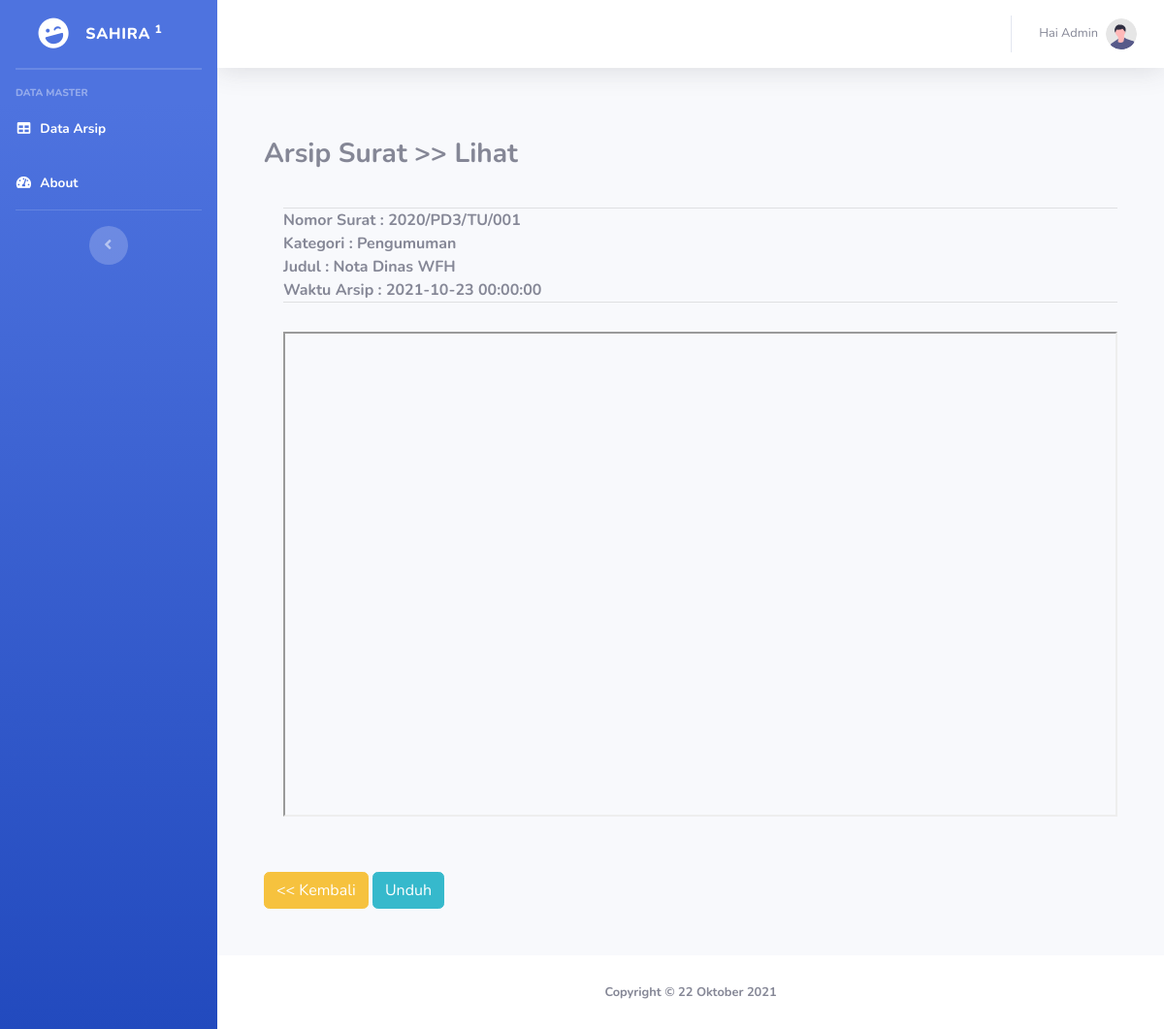
The page /index.php?p=surat-detail&id=1 (signed in) on the database its author committed.
### tables this page shows
CREATE TABLE `surat` (
  `id` int(11) NOT NULL,
  `nomor_surat` varchar(20) NOT NULL,
  `kategori` varchar(20) NOT NULL,
  `judul` varchar(40) NOT NULL,
  `file` longblob DEFAULT NULL,
  `waktu_pengarsipan` datetime NOT NULL
);

### pages/surat-detail.php (the view)
<?php
    $id = $_GET['id'];
    $q_tampil_surat = mysqli_query($db, "SELECT * FROM surat WHERE id = '$id'");
    $r_tampil_surat = mysqli_fetch_array($q_tampil_surat);
    if (empty($r_tampil_surat['file']) or ($r_tampil_surat['file'] == '-')) {
        $file = ".pdf";
    } else {
        $file = $r_tampil_surat['file'];
    }
?>
<div id="content" class="p-4 p-md-5 pt-5">
    <div id="label-page"><h3><b>Arsip Surat >> Lihat</h3></div>
    <div id="content" style="padding-left:20px;padding-bottom:50px;padding-top:30px;">
        <hr class="sidebar-divider my-0">
            <td>Nomor Surat : <?php echo $r_tampil_surat['nomor_surat'];?></td><br>
            <td>Kategori    : <?php echo $r_tampil_surat['kategori'];?></td><br>
            <td>Judul       : <?php echo $r_tampil_surat['judul'];?></td><br>
            <td>Waktu Arsip : <?php echo $r_tampil_surat['waktu_pengarsipan'];?></td>
        <hr class="sidebar-divider my-0" style="padding-bottom:30px;">
        <iframe src="rekap/<?php echo $file;?>" style="width: 100%;height: 500px;"></iframe>
    </div>
    <div class="btn btn-warning"><a href="index.php?p=surat" class="tombol"><font color="white"><< Kembali</font></a></div>
    <div class="btn btn-info"><a href="http://localhost/projek/rekap/<?php echo $file?>" class="tombol"><font color="white">Unduh</font></a></div>
</div>

### rows shown on the page
surat: nomor_surat "2020/PD3/TU/001", kategori "Pengumuman", judul "Nota Dinas WFH", waktu_pengarsipan "2021-10-23 00:00:00"

### other values the page prints
$_SESSION['sesi'] "Admin"
